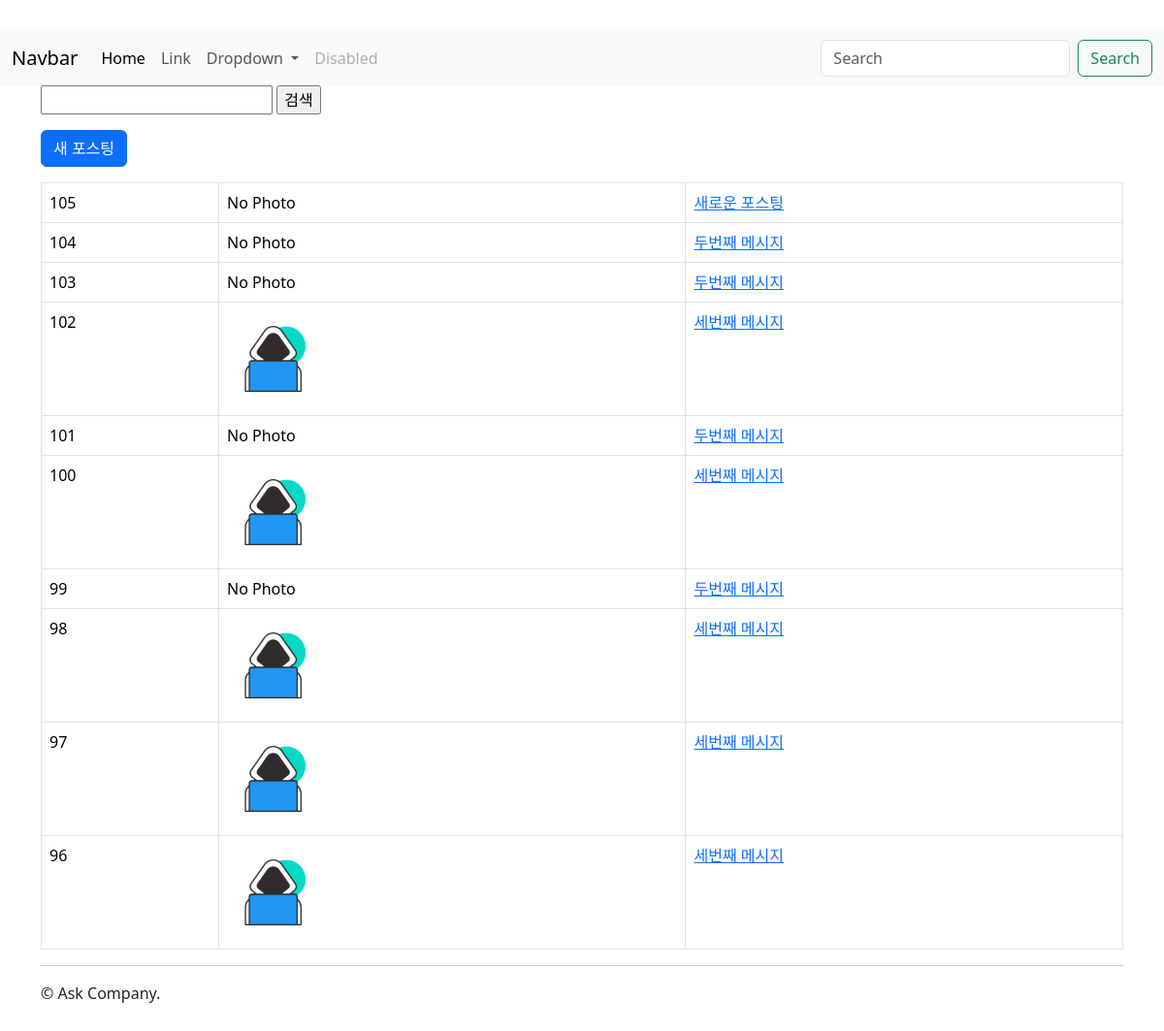
The app's page /instagram/ (signed in), older data.
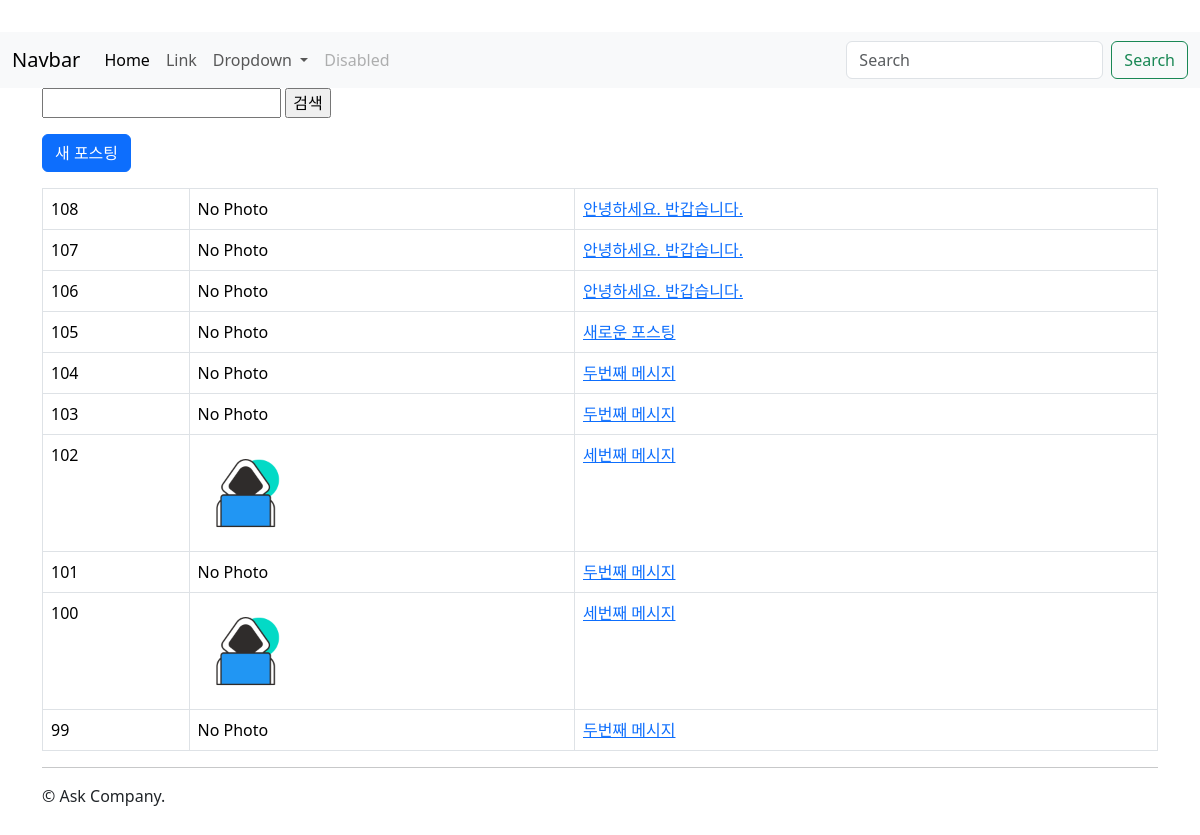
The same page, newer data.
### instagram/models.py (models this page shows, shortened)
class Post(models.Model):
    author = models.ForeignKey(settings.AUTH_USER_MODEL, on_delete = models.CASCADE)
    message = models.TextField(
        validators=[MinLengthValidator(10)]
        ) # self.first = first
    photo = models.ImageField(blank=True, upload_to='instagram/post/%Y/%m/%d')
    tag_set = models.ManyToManyField('Tag', blank=True)
    is_public = models.BooleanField(default=False, verbose_name='공개여부')
    created_at = models.DateTimeField(auto_now_add=True)
    updated_at = models.DateTimeField(auto_now=True)
    def get_absolute_url(self):
        return reverse('instagram:post_detail', args=[self.pk])
    class Meta:
        ordering = ['-id']
    def message_length(self):
        return f'{len(self.message)} 글자'
    message_length.short_description = "메세지 글자수"

### instagram/views.py (the view)
class PostListView(LoginRequiredMixin, ListView):
    model = Post
    paginate_by = 10

### instagram/templates/instagram/post_list.html (shortened to what this page needs)
{% extends "instagram/layout.html" %}
{% load bootstrap4 %}
{% block content %}
    <form action="" method="get">
        <input type="text" name="q" value="{{ q }}"/>
        <input type="submit" value="검색"/>
    </form>
    <a href="{% url 'instagram:post_new' %}" class="btn btn-primary btn-block mt-3 mb-3 ">
        새 포스팅
    </a>
    <table class="table table-bordered table-hover">
        <tbody>
            {% for post in post_list %}
            <tr>
                <td>
                    {{ post.pk }}
                </td>
                <td>
                    {% if post.photo %}
                        <img src="{{ post.photo.url }}" style="width: 100px;"/>
                    {% else %}
                        No Photo
                    {% endif %}
                </td>
                <td>
                    <a href="{{ post.get_absolute_url }}">
                        {{ post.message }}
                    </a>
                </td>
            </tr>
            {% endfor %}
        </tbody>
    </table>
{% endblock content %}

### instagram/templates/instagram/layout.html (shortened to what this page needs)
{% load static %}
<!doctype html>
<html lang="ko">
    <head>
        <link rel="stylesheet" href="{% static 'bootstrap-5.3.2-dist/css/bootstrap.css' %}" />
    </head>
    <body>
        <nav class="navbar navbar-expand-lg bg-body-tertiary">
            <div class="container-fluid">
                <a class="navbar-brand" href="#">Navbar</a>
                <div class="collapse navbar-collapse" id="navbarSupportedContent">
                <ul class="navbar-nav me-auto mb-2 mb-lg-0">
                    <li class="nav-item">
                    <a class="nav-link active" aria-current="page" href="#">Home</a>
                    </li>
                    <li class="nav-item">
                    <a class="nav-link" href="#">Link</a>
                    </li>
                    <li class="nav-item dropdown">
                    <a class="nav-link dropdown-toggle" href="#" role="button" data-bs-toggle="dropdown" aria-expanded="false">
                        Dropdown
                    </a>
                    </li>
                    <li class="nav-item">
                    <a class="nav-link disabled" aria-disabled="true">Disabled</a>
                    </li>
                </ul>
                <form class="d-flex" role="search">
                    <input class="form-control me-2" type="search" placeholder="Search" aria-label="Search">
                    <button class="btn btn-outline-success" type="submit">Search</button>
                </form>
                </div>
            </div>
            </nav>
<div class="container">
    <div class="row">
        <div class="col-sm-12">
            {% block content %}
            {% endblock content %}
            <hr/>
            &copy; Ask Company.
        </div>
    </div>
</div>
    </body>
</html>

### instagram/templates/instagram/layout.html (style rules this page uses)
body { padding-top: 2rem; padding-bottom: 2rem; }

Row changes from the older to the newer data that the page shows:
no longer on this page (row unchanged): Post: pk "98", photo (picture), message "세번째 메시지"
no longer on this page (row unchanged): Post: pk "97", photo (picture), message "세번째 메시지"
no longer on this page (row unchanged): Post: pk "96", photo (picture), message "세번째 메시지"
added Post: pk "108", photo "No Photo", message "안녕하세요. 반갑습니다."
added Post: pk "107", photo "No Photo", message "안녕하세요. 반갑습니다."
added Post: pk "106", photo "No Photo", message "안녕하세요. 반갑습니다."
